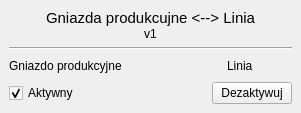
<?xml version="1.0" encoding="UTF-8"?>
<ui version="4.0">
 <class>Form</class>
 <widget class="QWidget" name="Form">
  <property name="geometry">
   <rect>
    <x>0</x>
    <y>0</y>
    <width>301</width>
    <height>113</height>
   </rect>
  </property>
  <property name="windowTitle">
   <string>Form</string>
  </property>
  <layout class="QGridLayout" name="gridLayout">
   <property name="leftMargin">
    <number>0</number>
   </property>
   <property name="topMargin">
    <number>0</number>
   </property>
   <property name="rightMargin">
    <number>0</number>
   </property>
   <property name="bottomMargin">
    <number>0</number>
   </property>
   <property name="spacing">
    <number>0</number>
   </property>
   <item row="0" column="0">
    <widget class="QWidget" name="widget" native="true">
     <layout class="QVBoxLayout" name="verticalLayout_3">
      <item>
       <widget class="QWidget" name="widget_2" native="true">
        <layout class="QVBoxLayout" name="verticalLayout_2">
         <property name="spacing">
          <number>0</number>
         </property>
         <property name="leftMargin">
          <number>0</number>
         </property>
         <property name="topMargin">
          <number>0</number>
         </property>
         <property name="rightMargin">
          <number>0</number>
         </property>
         <property name="bottomMargin">
          <number>0</number>
         </property>
         <item>
          <widget class="QLabel" name="label">
           <property name="font">
            <font>
             <pointsize>11</pointsize>
            </font>
           </property>
           <property name="text">
            <string>Gniazda produkcujne &lt;--&gt; Linia</string>
           </property>
           <property name="alignment">
            <set>Qt::AlignCenter</set>
           </property>
          </widget>
         </item>
         <item>
          <widget class="QLabel" name="label_2">
           <property name="text">
            <string>v1</string>
           </property>
           <property name="alignment">
            <set>Qt::AlignCenter</set>
           </property>
          </widget>
         </item>
        </layout>
       </widget>
      </item>
      <item>
       <widget class="Line" name="line">
        <property name="orientation">
         <enum>Qt::Horizontal</enum>
        </property>
       </widget>
      </item>
      <item>
       <widget class="QWidget" name="widget_3" native="true">
        <layout class="QHBoxLayout" name="horizontalLayout_2">
         <property name="spacing">
          <number>0</number>
         </property>
         <property name="leftMargin">
          <number>0</number>
         </property>
         <property name="topMargin">
          <number>0</number>
         </property>
         <property name="rightMargin">
          <number>0</number>
         </property>
         <property name="bottomMargin">
          <number>0</number>
         </property>
         <item>
          <widget class="QLabel" name="lab_gniazdo">
           <property name="minimumSize">
            <size>
             <width>155</width>
             <height>0</height>
            </size>
           </property>
           <property name="text">
            <string>Gniazdo produkcyjne</string>
           </property>
          </widget>
         </item>
         <item>
          <spacer name="horizontalSpacer_2">
           <property name="orientation">
            <enum>Qt::Horizontal</enum>
           </property>
           <property name="sizeHint" stdset="0">
            <size>
             <width>51</width>
             <height>20</height>
            </size>
           </property>
          </spacer>
         </item>
         <item>
          <widget class="QLabel" name="lab_linia">
           <property name="minimumSize">
            <size>
             <width>65</width>
             <height>0</height>
            </size>
           </property>
           <property name="text">
            <string>Linia</string>
           </property>
          </widget>
         </item>
        </layout>
       </widget>
      </item>
      <item>
       <widget class="QWidget" name="widget_4" native="true">
        <layout class="QHBoxLayout" name="horizontalLayout">
         <property name="spacing">
          <number>0</number>
         </property>
         <property name="leftMargin">
          <number>0</number>
         </property>
         <property name="topMargin">
          <number>0</number>
         </property>
         <property name="rightMargin">
          <number>0</number>
         </property>
         <property name="bottomMargin">
          <number>0</number>
         </property>
         <item>
          <widget class="QCheckBox" name="check_aktywny">
           <property name="text">
            <string>Aktywny</string>
           </property>
           <property name="checked">
            <bool>true</bool>
           </property>
          </widget>
         </item>
         <item>
          <spacer name="horizontalSpacer">
           <property name="orientation">
            <enum>Qt::Horizontal</enum>
           </property>
           <property name="sizeHint" stdset="0">
            <size>
             <width>139</width>
             <height>20</height>
            </size>
           </property>
          </spacer>
         </item>
         <item>
          <widget class="QPushButton" name="btn_zapisz">
           <property name="text">
            <string>Dezaktywuj</string>
           </property>
          </widget>
         </item>
        </layout>
       </widget>
      </item>
     </layout>
    </widget>
   </item>
  </layout>
 </widget>
 <resources/>
 <connections/>
</ui>
